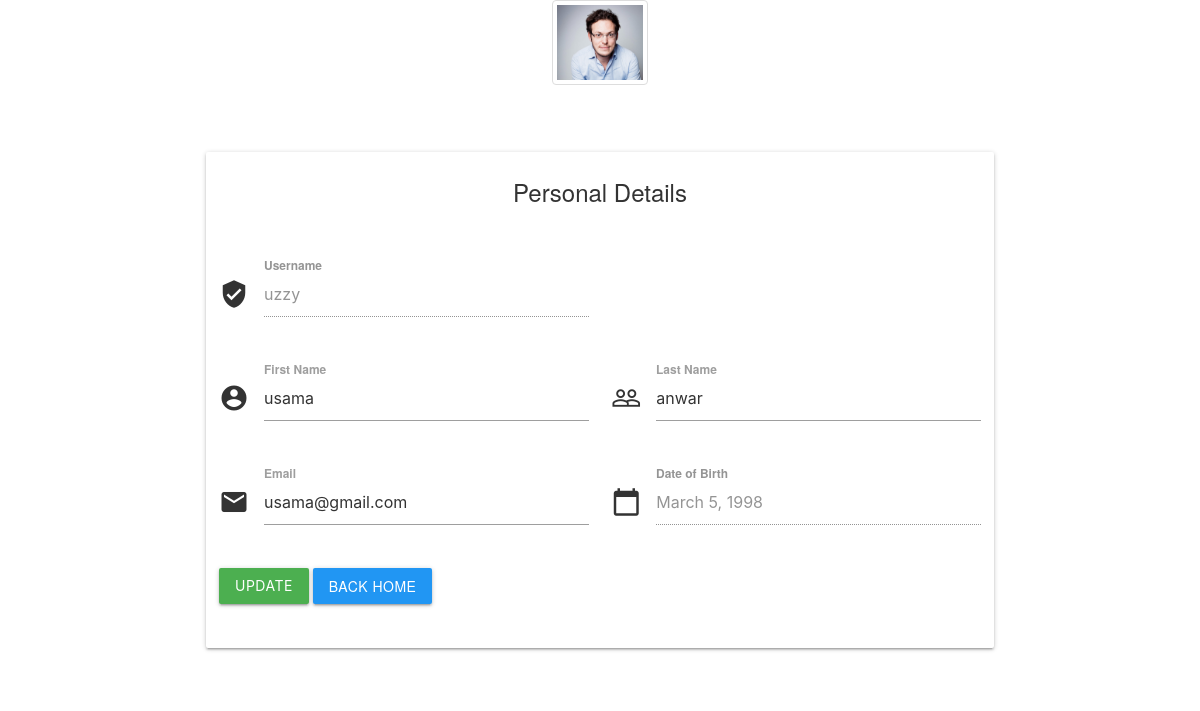
The app's page /accounts/profile/ (signed in) with its own data.
### mainapp/models.py (models this page shows, shortened)
class User(AbstractBaseUser, PermissionsMixin):
    GENDERS = (
        ("Male", "Male"),
        ("Female", "Female"),
        ("Other", "Other")
    )
    username = models.CharField('username', unique=True, max_length=30)
    first_name = models.CharField('first name', max_length=30, blank=True)
    last_name = models.CharField('last name', max_length=30, blank=True)
    email = models.EmailField('email address', unique=True, blank=True)
    is_active = models.BooleanField('active', default=True)
    is_staff = models.BooleanField('staff', default=False)
    dp = models.ImageField(upload_to='display_pictures/', null=True, blank=True)
    dob = models.DateField('Date of Birth', blank=True, null=True)
    gender = models.CharField('Gender', max_length=30, choices=GENDERS, null=True)
    hobbies = models.ManyToManyField(Hobby, blank=True, related_name="users")
    friends = models.ManyToManyField("self")
    objects = UserManager()
    USERNAME_FIELD = 'username'  # Necessary for IDing necessary Field
    REQUIRED_FIELDS = ['first_name', 'last_name']  # List of field names that will be prompted when creating superuser.
    class Meta:
        verbose_name = 'user'
        verbose_name_plural = 'users'
    def get_short_name(self):
        return self.first_name

### mainapp/views.py (the view)
# urls.py: path('accounts/profile/', main_v.user_profile),
@login_required(login_url='login')
def user_profile(request):
    user: User = request.user
    return render(request, 'mainapp/profile_view.html', {'user': user})

### templates/mainapp/profile_view.html (shortened to what this page needs)
{% extends 'base.html' %}
{% load static %}
{% block css_section %}
    <link rel="stylesheet" href="https://cdnjs.cloudflare.com/ajax/libs/materialize/1.0.0/css/materialize.min.css">
{% endblock %}
{% block main_content_section %}
    <section>
    <div class="text-center">
    <img src="{{ user.dp.url }}" class ="img-thumbnail" alt="DisplayPicture" style= "width :8%"/>
    </div>
       <br><br><br>
       <div class="container offset-s2">
          <div class="row">
             <div class="col s12">
                <div class="card hoverable">
                   <div class="card-content">
                      <div class="row">
                         <span class="card-title center-align">Personal Details</span>
                         <br><br>
                         <form method="POST" class="profile-deets">
                             <div class="row">
                                 <div class="input-field col s6">
                                  <i class="material-icons prefix">verified_user</i>
                                  <input id="icon_prefix" type="text" class="username" value="{{ user.username }}" disabled>
                                  <label for="icon_prefix">Username</label>
                               </div>
                             </div>
                            <div class="row">
                               <div class="input-field col s6">
                                  <i class="material-icons prefix">account_circle</i>
                                  <input id="icon_prefix" type="text" class="first-name" value="{{ user.first_name }}">
                                  <label for="icon_prefix">First Name</label>
                               </div>
                               <div class="input-field col s6">
                                  <i class="material-icons prefix">people_outline</i>
                                  <input id="icon_telephone" type="tel" class="last-name" value="{{ user.last_name }}">
                                  <label for="icon_telephone">Last Name</label>
                               </div>
                            </div>
                            <div class="row">
                               <div class="input-field col s6">
                                  <i class="material-icons prefix">email</i>
                                  <input id="icon_prefix" type="text" class="email" value="{{ user.email }}">
                                  <label for="icon_prefix">Email</label>
                               </div>
                               <div class="input-field col s6">
                                  <i class="material-icons prefix">calendar_today</i>
                                  <input id="icon_prefix" type="text" class="calendar" value="{{ user.dob }}" disabled>
                                  <label for="icon_prefix">Date of Birth</label>
                               </div>
                            </div>
                            <button class="btn waves-effect waves-light green edit-btn" type="submit" id="update-btn">Update</button>
                            <a class="btn waves-effect waves-light blue edit-btn" type="button" id="home" href="{% url 'home' %}">Back Home</a>
                         </form>
                      </div>
                   </div>
                </div>
             </div>
          </div>
       </div>
    </section>
{% endblock %}

### records on screen
User: dp (picture), username "uzzy", first_name "usama", last_name "anwar", email "usama@gmail.com", dob "March 5, 1998"
